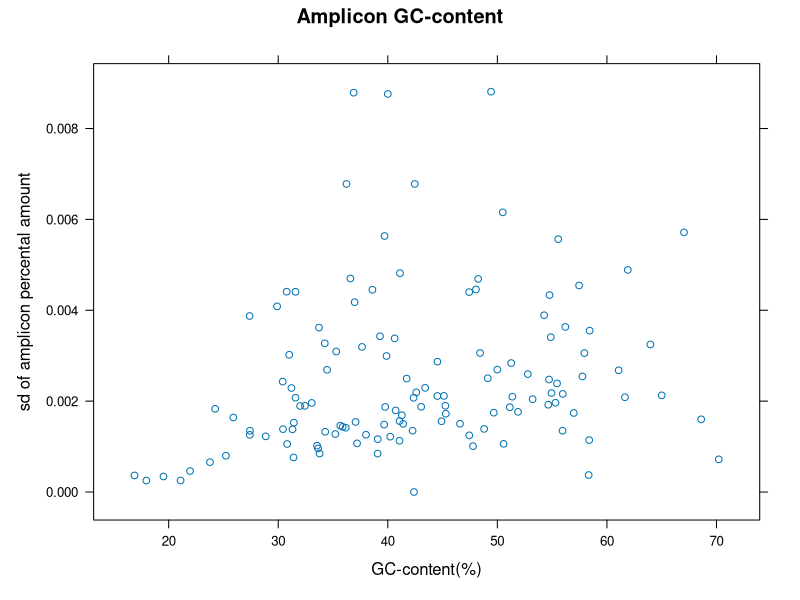
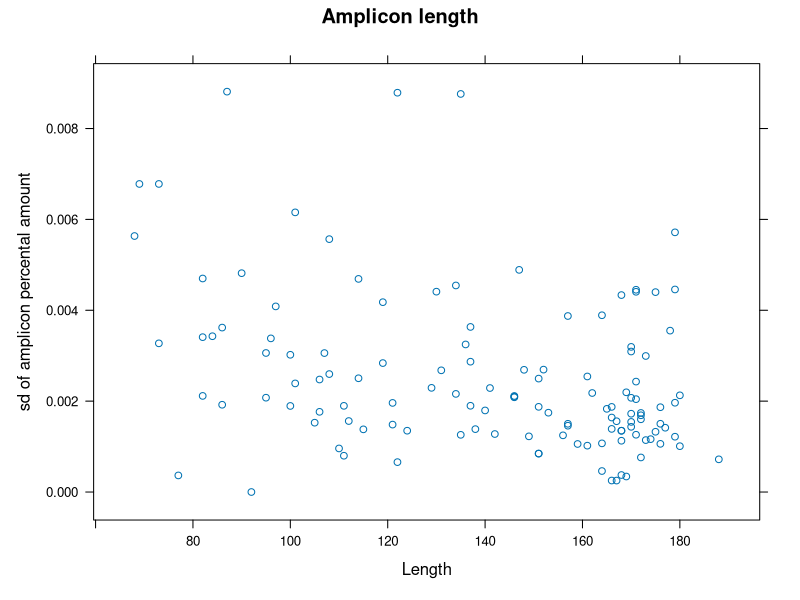
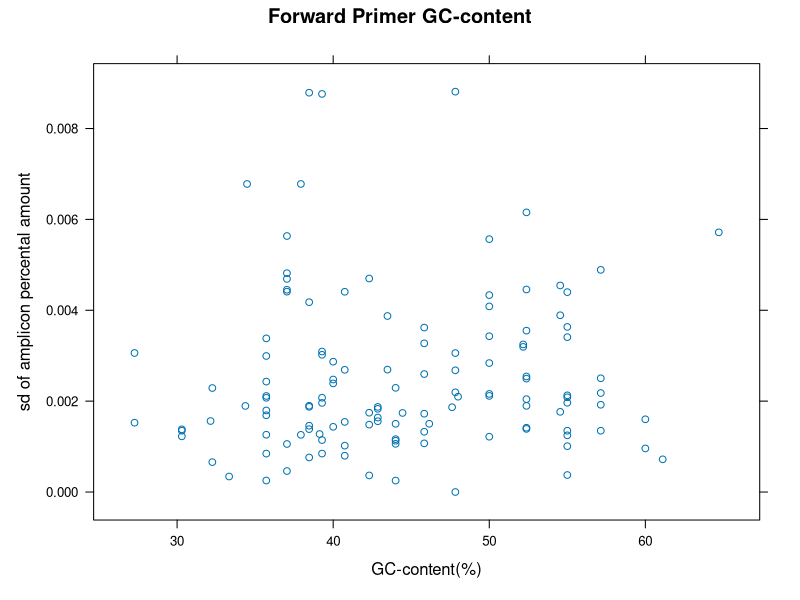
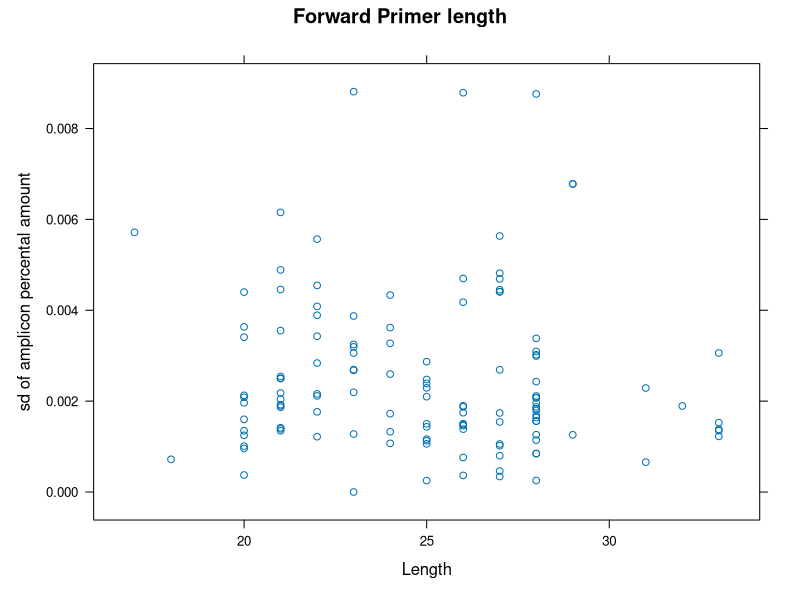
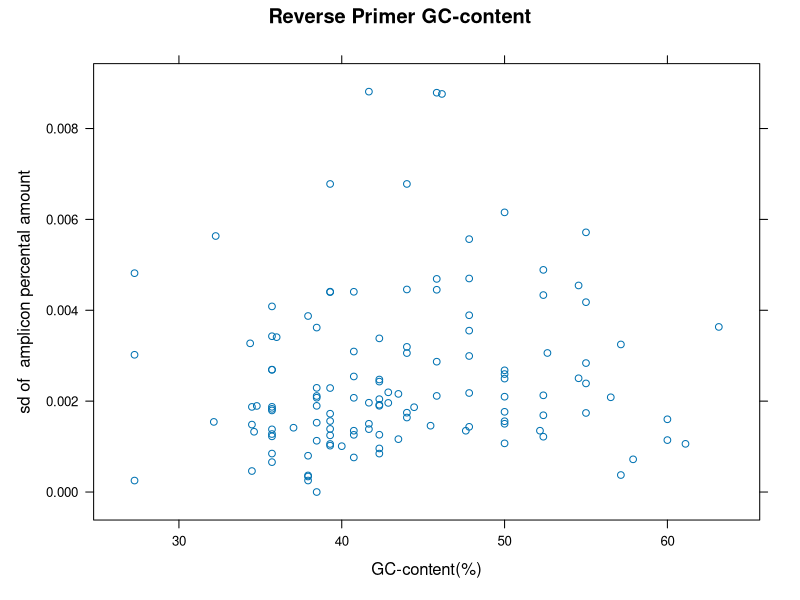
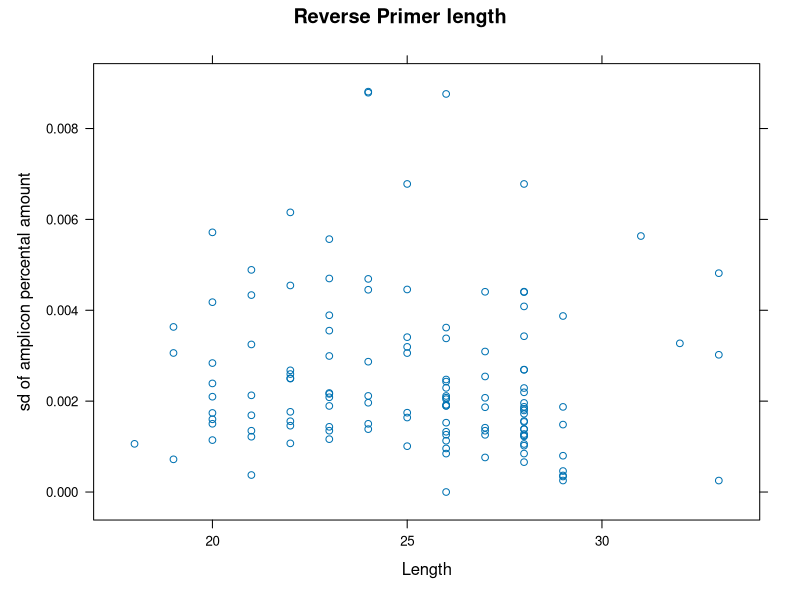
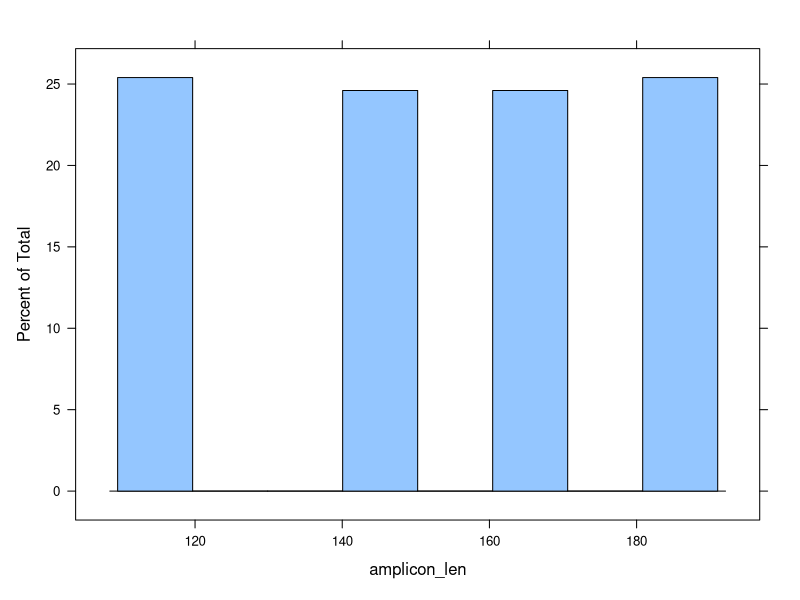
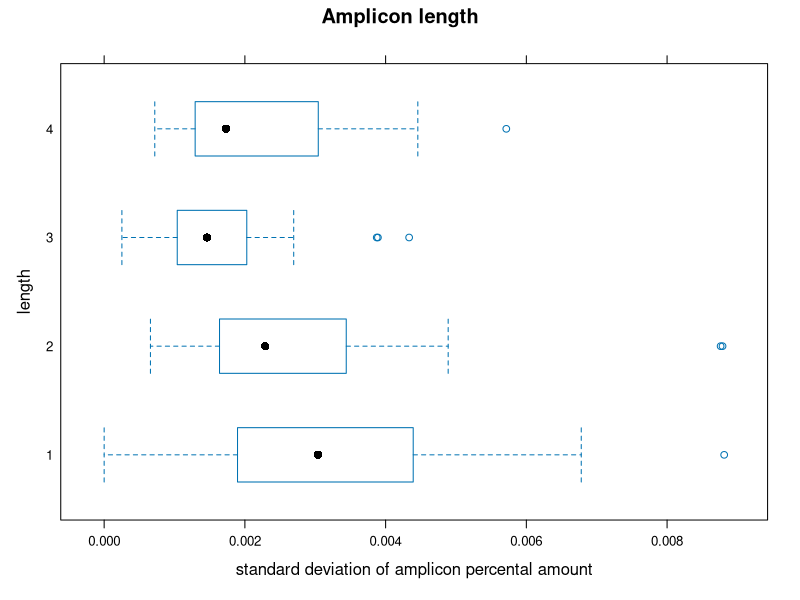

Here is the R script that generated these plots, in order:
## ---- chunk 1
prepared_data <- read.table("../data/features.tsv", sep = "\t", header=TRUE)
totalTable <- NULL
totalTable$sd <- prepared_data$sd
totalTable$mean <- prepared_data$mean
totalTableOfMeans <- NULL
totalTableOfMeans$sd <- prepared_data$MeansSD
## ---- chunk 2
library(lattice)
xyplot(totalTable$sd ~ prepared_data$Amplicon_GC_content,  xlab="GC-content(%)", ylab="sd of amplicon percental amount", main="Amplicon GC-content")
xyplot(totalTable$sd ~ prepared_data$Amplicon_Len,  xlab="Length", ylab="sd of amplicon percental amount", main="Amplicon length")
## ---- chunk 3
xyplot(totalTable$sd ~ prepared_data$Fwd_Primer_GC_content,  xlab="GC-content(%)", ylab="sd of amplicon percental amount", main="Forward Primer GC-content")
xyplot(totalTable$sd ~ prepared_data$Fwd_Primer_Len,  xlab="Length", ylab="sd of amplicon percental amount", main="Forward Primer length")
## ---- chunk 4
xyplot(totalTable$sd ~ prepared_data$Rev_Primer_GC_content,  xlab="GC-content(%)", ylab="sd of  amplicon percental amount", main="Reverse Primer GC-content")
xyplot(totalTable$sd ~ prepared_data$Rev_Primer_Len,  xlab="Length", ylab="sd of amplicon percental amount", main="Reverse Primer length")
## ---- chunk 5
amplicon_len <- prepared_data$Amplicon_Len
q <- quantile(amplicon_len, probs = c(1/4, 1/2, 3/4, 1))
amplicon_len[amplicon_len <= q[1]] <- q[1]
amplicon_len[amplicon_len > q[1] & amplicon_len <= q[2]] <- q[2]
amplicon_len[amplicon_len > q[2] & amplicon_len <= q[3]] <- q[3]
amplicon_len[amplicon_len > q[3]] <- q[4]
histogram(amplicon_len)

bwplot(amplicon_len ~ totalTable$sd,     ylab="length",  xlab="standard deviation of amplicon percental amount", 
       main="Amplicon length")

amplicon_gc <- prepared_data$Amplicon_GC_content
q <- quantile(amplicon_gc, probs = c(1/4, 1/2, 3/4, 1))
amplicon_gc[amplicon_gc <= q[1]] <- q[1]
amplicon_gc[amplicon_gc > q[1] & amplicon_gc <= q[2]] <- q[2]
amplicon_gc[amplicon_gc > q[2] & amplicon_gc <= q[3]] <- q[3]
amplicon_gc[amplicon_gc > q[3]] <- q[4]
histogram(amplicon_gc)

bwplot(amplicon_gc ~ totalTable$sd,  ylab="GC-content",  xlab="standard deviation of amplicon percental amount", 
       main="Amplicon GC-content")
## ---- chunk 6
bwplot(prepared_data$Fwd_END_3 ~ totalTable$sd,     ylab="nucleotids", xlab="standard deviation of amplicon percental amount", 
        main="Forward primer 3' end")
bwplot(prepared_data$Rev_END_3 ~ totalTable$sd,     ylab="nucleotids", xlab="standard deviation of amplicon percental amount", 
        main="Reverse primer 3' end")
bwplot(prepared_data$Start_Dangling_End ~ totalTable$sd,     ylab="nucleotids", xlab="standard deviation of amplicon percental amount", 
      main="First dangling end")
bwplot(prepared_data$Stop_Dangling_End ~ totalTable$sd,     ylab="nucleotids", xlab="standard deviation of amplicon percental amount", 
       main="Second dangling end")

primer_len <- prepared_data$Fwd_Primer_Len
q <- quantile(primer_len, probs = c(1/4, 1/2, 3/4, 1))
primer_len[primer_len <= q[1]] <- q[1]
primer_len[primer_len > q[1] & primer_len <= q[2]] <- q[2]
primer_len[primer_len > q[2] & primer_len <= q[3]] <- q[3]
primer_len[primer_len > q[3]] <- q[4]
histogram(primer_len)

bwplot(primer_len ~ totalTable$sd,  ylab="length",  xlab="standard deviation of amplicon percental amount", 
       main="Forward Primer length")

primer_gc <- prepared_data$Fwd_Primer_GC_content
q <- quantile(primer_gc, probs = c(1/4, 1/2, 3/4, 1))
primer_gc[primer_gc <= q[1]] <- q[1]
primer_gc[primer_gc > q[1] & primer_gc <= q[2]] <- q[2]
primer_gc[primer_gc > q[2] & primer_gc <= q[3]] <- q[3]
primer_gc[primer_gc > q[3]] <- q[4]

bwplot(primer_gc ~ totalTable$sd,  ylab="GC-content",  xlab="standard deviation of amplicon percental amount", 
       main="Forward Primer GC-content")

primer_len <- prepared_data$Rev_Primer_Len
q <- quantile(primer_len, probs = c(1/4, 1/2, 3/4, 1))
primer_len[primer_len <= q[1]] <- q[1]
primer_len[primer_len > q[1] & primer_len <= q[2]] <- q[2]
primer_len[primer_len > q[2] & primer_len <= q[3]] <- q[3]
primer_len[primer_len > q[3]] <- q[4]
histogram(primer_len)

bwplot(primer_len ~ totalTable$sd,  ylab="length",  xlab="standard deviation of amplicon percental amount", 
       main="Reverse Primer length")

primer_gc <- prepared_data$Rev_Primer_GC_content
q <- quantile(primer_gc, probs = c(1/4, 1/2, 3/4, 1))
primer_gc[primer_gc <= q[1]] <- q[1]
primer_gc[primer_gc > q[1] & primer_gc <= q[2]] <- q[2]
primer_gc[primer_gc > q[2] & primer_gc <= q[3]] <- q[3]
primer_gc[primer_gc > q[3]] <- q[4]

bwplot(primer_gc ~ totalTable$sd,  ylab="GC-content",  xlab="standard deviation of amplicon percental amount", 
       main="Reverse Primer GC-content")

## ---- chunk 7
xyplot(totalTable$sd ~ prepared_data$Amplicon_MaxPolyX,  xlab="MaxPolyX", ylab="sd of amplicon percental amount", main="Amplicon")
xyplot(totalTable$sd ~ prepared_data$Fwd_Primer_MaxPolyX,  xlab="MaxPolyX", ylab="sd of amplicon percental amount", main="Forward Primer")
xyplot(totalTable$sd ~ prepared_data$Rev_Primer_MaxPolyX,  xlab="MaxPolyX", ylab="sd of amplicon percental amount", main="Reverse Primer")
## ---- chunk 8
xyplot(totalTable$sd ~ prepared_data$Amplicon_Entropy,  xlab="Entropy", ylab="sd of amplicon percental amount", main="Amplicon")
xyplot(totalTable$sd ~ prepared_data$Fwd_Primer_Entropy,  xlab="Entropy", ylab="sd of amplicon percental amount", main="Forward Primer")
xyplot(totalTable$sd ~ prepared_data$Rev_Primer_Entropy,  xlab="Entropy", ylab="sd of amplicon percental amount", main="Reverse Primer")
## ---- chunk 9
xyplot(totalTable$sd ~ prepared_data$Amplicon_Hash,  xlab="Hash", ylab="sd of amplicon percental amount", main="Amplicon")
xyplot(totalTable$sd ~ prepared_data$Fwd_Primer_Hash,  xlab="Hash", ylab="sd of amplicon percental amount", main="Forward Primer")
xyplot(totalTable$sd ~ prepared_data$Rev_Primer_Hash,  xlab="Hash", ylab="sd of amplicon percental amount", main="Reverse Primer")
